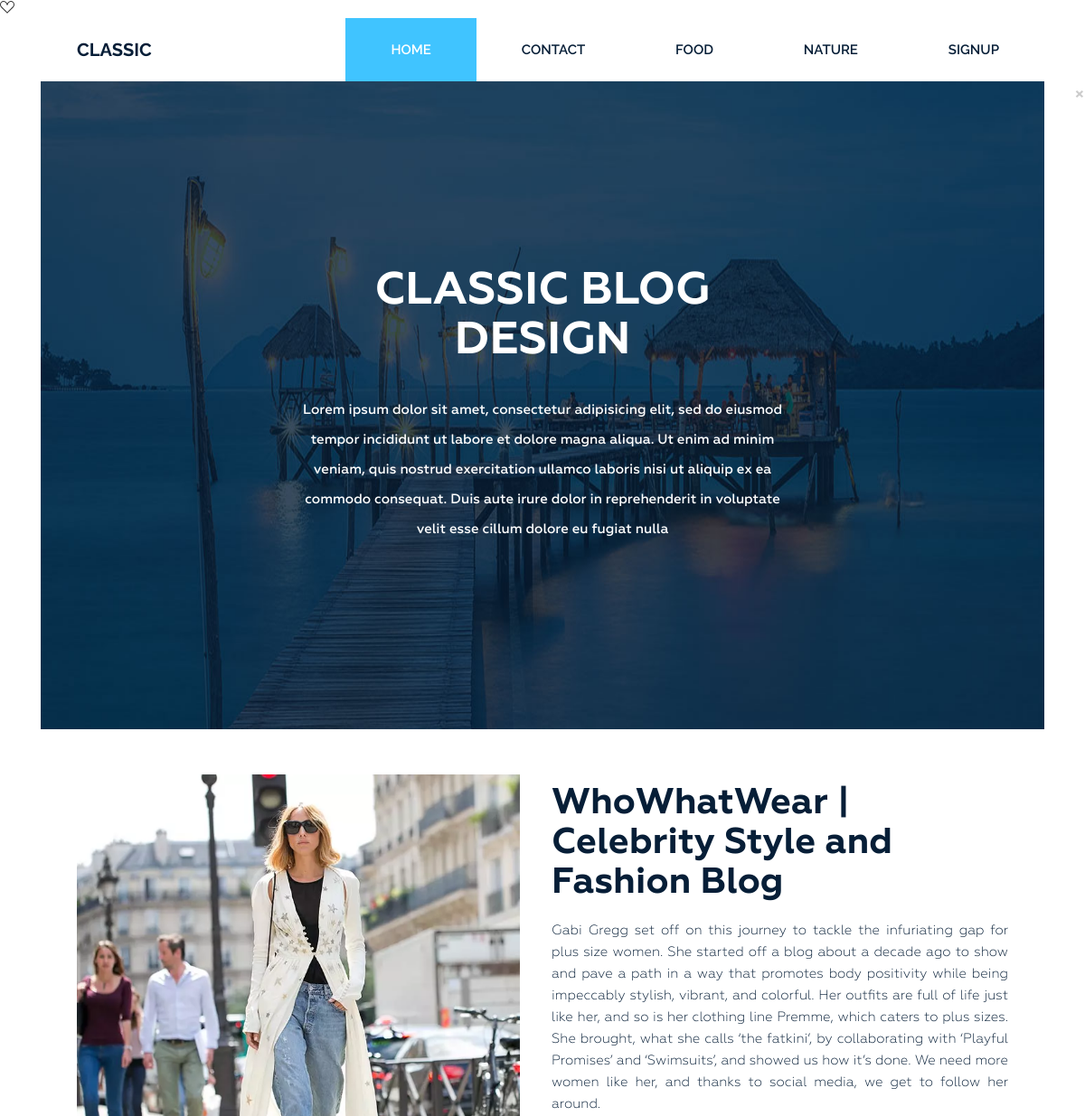
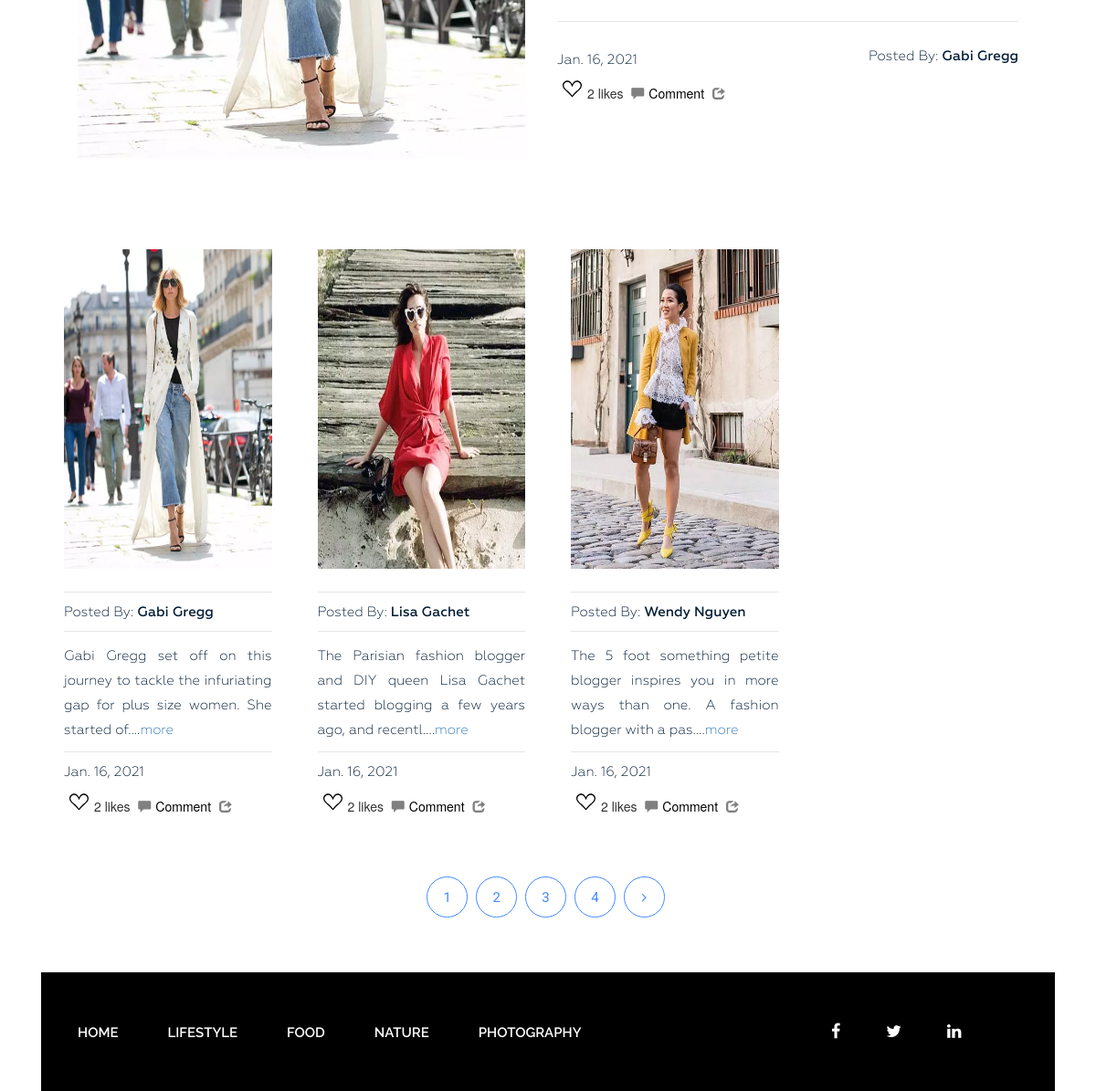
The page / on the database its author committed (2 pictures, top to bottom).
### blogapp/models.py (models this page shows)
class blog(models.Model):
    blog_title = models.CharField(max_length=50)
    blog_content = models.CharField(max_length=5000)
    blog_time = models.DateField()
    blog_share = models.IntegerField(default=0)
    blog_views = models.IntegerField(default=0)
    blog_owner = models.CharField(max_length=50)
    blog_image = models.ImageField(upload_to = 'blog/images', default= "")

### blogapp/views.py (the view, shortened to what this page needs)
# urls.py: path('', views.index),
def index(request, num=1):
	print(num)
	pa = 'page'+str(num)
	allblog =  blog.objects.all()[((3*num)-3):(3*num)]
	a = []
	d= 0
	mostlike = [len(like.objects.filter(blogid=allblog[0].id)),allblog[0]]
	for item in allblog:
		b = like.objects.filter(blogid=item.id)
		if len(b)>d:
			d = len(b)
			mostlike = [d,item,{'byuser':'disliked'}]
		likes={'total':len(b),'byuser':'disliked'}
		if len(b)>0:
			c = like.objects.filter(blogid=item.id,userid=request.user.id)
			if len(c)>0:
				likes['byuser']= 'liked'
				mostlike[2]['byuser']='liked'
		a.append([item,likes])
	allblog = a
	n= len(blog.objects.all())
	print(blog.objects.all())
	page =n//3 + ceil((n/3)-(n//3))
	print(page)
	param = {'allblog':allblog , 'home' : 'active', 'page' : range(1,page+1),'next':(num+1)%(page+1),'mostlike':mostlike}
	return render(request , 'index.html', param )

### blogapp/templates/index.html (shortened to what this page needs)
{% extends 'basic.html' %}
{% load static %}
{% block body %}
        <section class="bg-text-area">
            <div class="container">
                <div class="row">
                    <div class="col-md-12">
                        <div class="bg-text">
                            <h3>Classic BLOG Design</h3>
                            <p>Lorem ipsum dolor sit amet, consectetur adipisicing elit, sed do eiusmod tempor incididunt ut labore et dolore magna aliqua. Ut enim ad minim veniam, quis nostrud exercitation ullamco laboris nisi ut aliquip ex ea commodo consequat. Duis aute irure dolor in reprehenderit in voluptate velit esse cillum dolore eu fugiat nulla </p>
                        </div>
                    </div>
                </div>
            </div>
        </section>
        <section class="blog-post-area">
            <div class="container">
                <div class="row">
                    <div class="blog-post-area-style">
                            <div class="col-md-12">
                                <div class="single-post-big">
                                    <div class="big-image">
                                        <img src="/media/{{mostlike.1.blog_image}}" alt="">
                                    </div>
                                    <div class="big-text">
                                        <h3><a href="#"> {{mostlike.1.blog_title}}</a></h3>
                                        <p>{{mostlike.1.blog_content}}</p>
                                        <h4><span class="date">{{mostlike.1.blog_time}}</span><span class="author">Posted By: <span class="author-name">{{mostlike.1.blog_owner}}</span></span>
                                        </h4>
                                    </div>
                                      <div class="divpr">
   <button  class="{{mostlike.2.byuser}} " id = "main{{mostlike.1.id}}" {% if user.is_authenticated %}onclick="myFunction(this.id)"{% else %} data-toggle="modal" data-target="#exampleModalCenter"{% endif %} style="background: none; padding: none; border: none; outline: none;"> </button><span id="main{{mostlike.1.id}}like">{{mostlike.0}}</span> likes <a href="/post{{mostlike.1.id}}" style="text-decoration: none;color: black;"><h5 class="glyphicon glyphicon-comment mx-2" style="color: grey;" ></h5><span>Comment</span></a> <a href="" ><h5 class="glyphicon glyphicon-share mx-2" style="color: grey;" ></h5></a></div>
                                </div>
                            </div>
                            <div class="row">
                            {% for i in allblog %}
                            <div class="col-md-3">
                                <div class="single-post">
                                    <img src="/media/{{i.0.blog_image}}" width="600" height="350" alt="">
                                    <h4><span>Posted By: <span class="author-name">{{i.0.blog_owner}}</span></span>
                                    </h4>
                                    <p>{{i.0.blog_content|slice:":100"}}....<a href="/post{{i.0.id}}" style="text-decoration: none;">more</a></p>
                                    <h4><span>{{i.0.blog_time}}</span></h4>
   <div class="divpr">
   <button  class="{{i.1.byuser}} " id = "blog{{i.0.id}}" {% if user.is_authenticated %}onclick="myFunction(this.id)"{% else %} data-toggle="modal" data-target="#exampleModalCenter"{% endif %} style="background: none; padding: none; border: none; outline: none;"> </button><span id="blog{{i.0.id}}like">{{i.1.total}}</span> likes <a href="/post{{i.0.id}}" style="text-decoration: none;color: black;"><h5 class="glyphicon glyphicon-comment mx-2" style="color: grey;" ></h5><span>Comment</span></a> <a href="" ><h5 class="glyphicon glyphicon-share mx-2" style="color: grey;" ></h5></a></div>
                                </div>
                            </div>
                            {% if forloop.counter|divisibleby:3 %}
                        </div><div class="row">
                            {% endif %}
                            {% endfor %}
                            <div class="col-md-4">
                    </div>
                </div>
            </div>
            <div class="pegination container">
{% with request.path|slice:"10:" as cur%}
{% with cur|slice:":-1" as cut %}
                <div class="nav-links">
                    {% for p in page %}
                    {% with p|add:'/' as varname %}
                    <a class="page-numbers {% ifequal p|slugify cut %}current{% endifequal %}" href="/home/page{{p}}/">{{p}}</a>
                    {% endwith %}
                    {% endfor %}
                    <a class="page-numbers" {% if next == 0 %}disabled="disabled"{% endif %} {% if next != 0 %}href="/home/page{{next}}"{% endif %}><i class="fa fa-angle-right" aria-hidden="true"></i></a>
                    {% endwith %}
                    {% endwith %}
                </div>
            </div>
        </section>
{% endblock %}

### blogapp/templates/basic.html (shortened to what this page needs)
{% load static %}
<!DOCTYPE html>
<html lang="en">
<head>
    <link rel="stylesheet" href="{% static 'css/bootstrap.css' %}">
    <link rel="stylesheet" href="{% static 'css/font-awesome.min.css' %}">
    <link rel="stylesheet" href="{% static 'css/owl.carousel.min.css' %}">
    <link rel="stylesheet" href="{% static 'css/owl.theme.default.min.css' %}">
    <link rel="stylesheet" href="{% static 'style.css' %}">
    <link rel="stylesheet" href="{% static 'responsive.css' %}">
<link rel="stylesheet" href="https://cdnjs.cloudflare.com/ajax/libs/font-awesome/4.7.0/css/font-awesome.min.css">
<link rel="stylesheet" href="https://cdn.jsdelivr.net/npm/bootstrap-icons@1.3.0/font/bootstrap-icons.css">
<link rel="stylesheet" href="https://maxcdn.bootstrapcdn.com/bootstrap/4.0.0/css/bootstrap.min.css">
 <link rel="stylesheet" href="https://maxcdn.bootstrapcdn.com/bootstrap/3.4.0/css/bootstrap.min.css">
</head>
<body>
    <div class="wrapper">
        <header class="header">
            <div class="container">
                <div class="row">
                    <div class="col-md-2">
                        <div class="logo">
                             {% if user.is_authenticated %}
                            <h2><a href="#">{{request.user.first_name}}</a></h2>
                            {% else %}
                            <h2><a href="#">Classic</a></h2>
                            {% endif %}
                        </div>
                    </div>
                    <div class="col-md-10">
                        <div class="menu">
                            <ul>
                                <li class="{{home}}"><a href="/home">Home</a></li>
                                <li class="{{contact}}"><a href="/contact">Contact</a></li>
                                <li class="{{active}}"><a href="#">Food</a></li>
                                <li class="{{active}}"><a href="#">Nature</a></li>
                             {% if user.is_authenticated %}
                             <li class="{{about}}"><a href="/about">About Us
                                </a></li>
                                {% else %}
                             <li class="{{signup}}"><a href="/signup">signup
                                </a></li>
                               {% endif %}
                            </ul>
                        </div>
                    </div>
                </div>
            </div>
        </header>
  <button type="button" class="close" data-dismiss="alert" aria-label="Close">
    <span aria-hidden="true">&times;</span>
  </button>
{% block body %}{% endblock %}
        <footer class="footer">
            <div class="container">
                <div class="row">
                    <div class="col-md-12">
                        <div class="footer-bg">
                            <div class="row">
                                <div class="col-md-9">
                                    <div class="footer-menu">
                                        <ul>
                                            <li class="active"><a href="#">Home</a></li>
                                            <li><a href="#">lifestyle</a></li>
                                            <li><a href="#">Food</a></li>
                                            <li><a href="#">Nature</a></li>
                                            <li><a href="#">photography</a></li>
                                        </ul>
                                    </div>
                                </div>
                                <div class="col-md-3">
                                    <div class="footer-icon">
                                        <p><a href="#"><i class="fa fa-facebook" aria-hidden="true"></i></a><a href="#"><i class="fa fa-twitter" aria-hidden="true"></i></a><a href="#"><i class="fa fa-linkedin" aria-hidden="true"></i></a><a href="#"></a></p>
                                    </div>
                                </div>
                            </div> .
                        </div>
                    </div>
                </div>
            </div>
        </footer>
    </div>
</body>
</html>

### rows shown on the page
blog: blog_image (picture), blog_title "WhoWhatWear | Celebrity Style and Fashion Blog", blog_content "Gabi Gregg set off on this journey to tackle the infuriating gap for plus size women. She started off a blog about a decade ago to show and pave a path in a way that promotes body positivity while being impeccably stylish, vibrant, and colorful. Her outfits are full of life just like her, and so is her clothing line Premme, which caters to plus sizes. She brought, what she calls ‘the fatkini’, by collaborating with ‘Playful Promises’ and ‘Swimsuits’, and showed us how it’s done. We need more women like her, and thanks to social media, we get to follow her around.", blog_time "Jan. 16, 2021", blog_owner "Gabi Gregg", blog_content "Gabi Gregg set off on this journey to tackle the infuriating gap for plus size women. She started of", i "2"
blog: blog_image (picture), blog_owner "Lisa Gachet", blog_content "The Parisian fashion blogger and DIY queen Lisa Gachet started blogging a few years ago, and recentl", blog_time "Jan. 16, 2021", id "2"
blog: blog_image (picture), blog_owner "Wendy Nguyen", blog_content "The 5 foot something petite blogger inspires you in more ways than one. A fashion blogger with a pas", blog_time "Jan. 16, 2021", i "2"

### other values the page prints
{{ mostlike.0 }} "2"
{{ p }} "1" "2" "3" "4"
